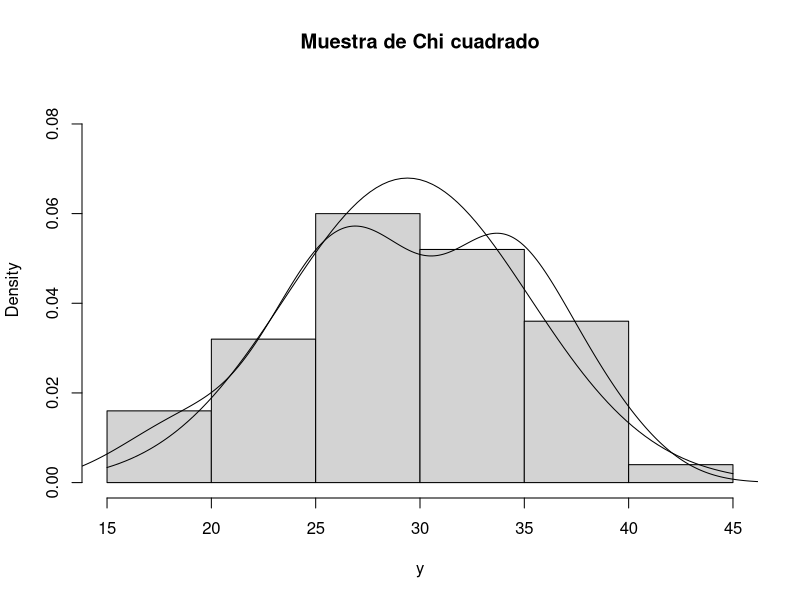
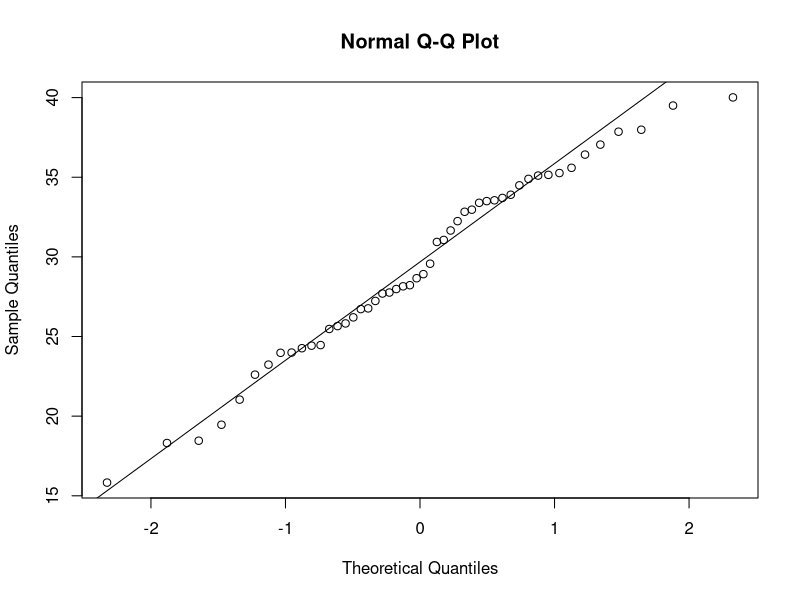
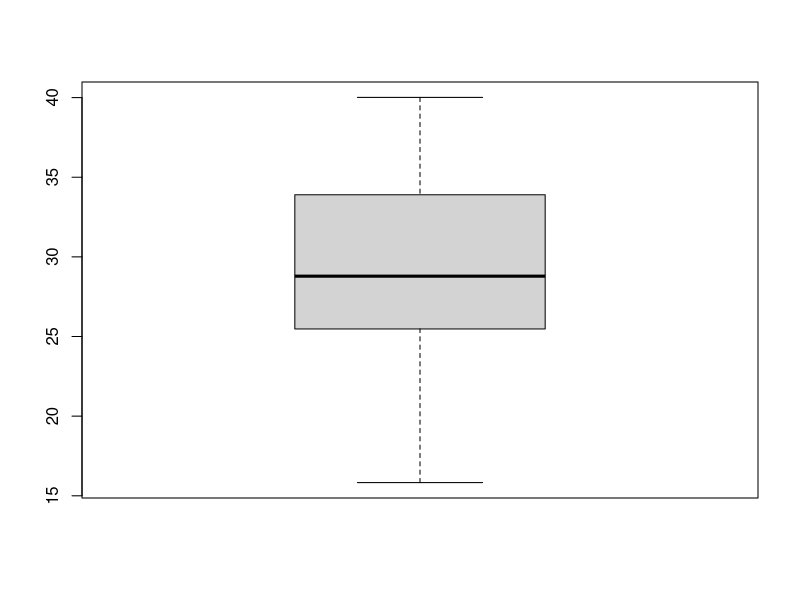
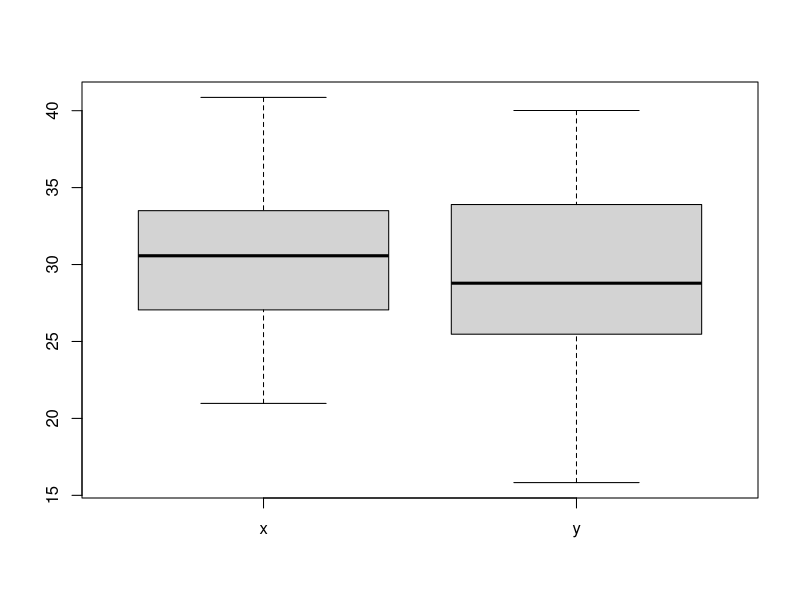
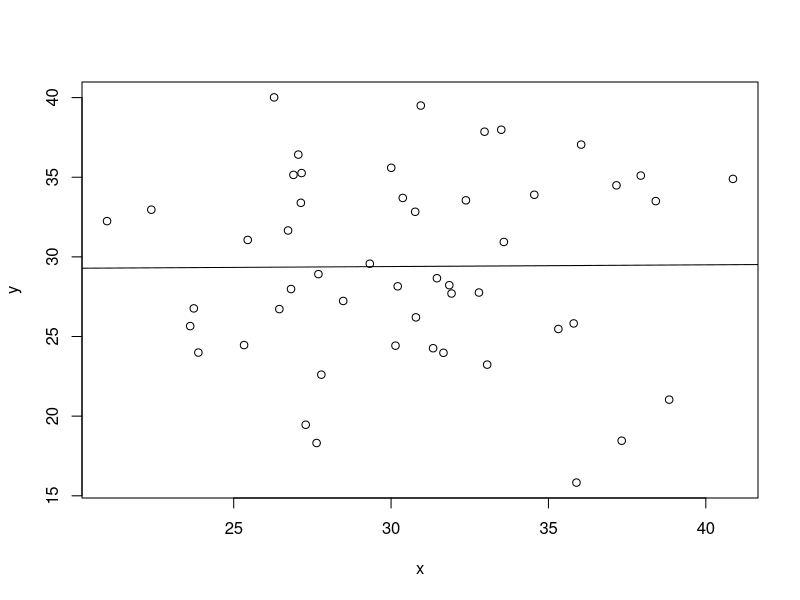
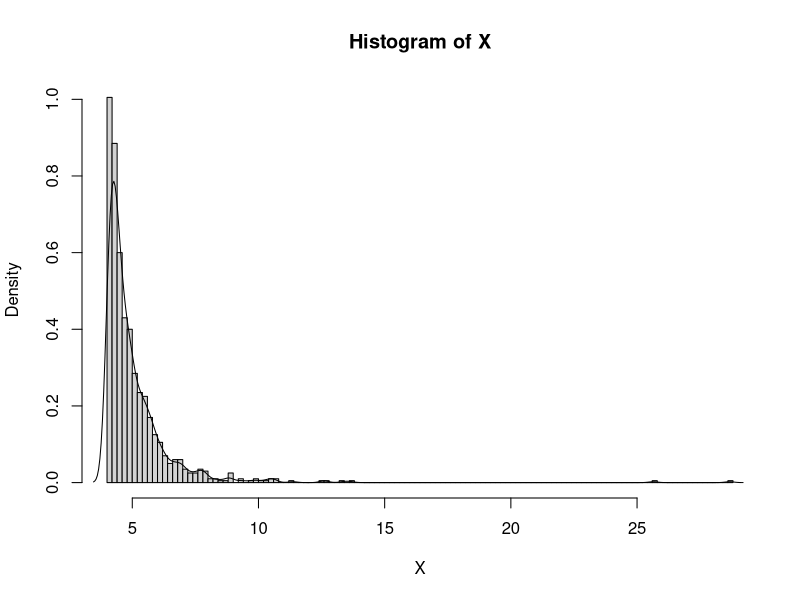
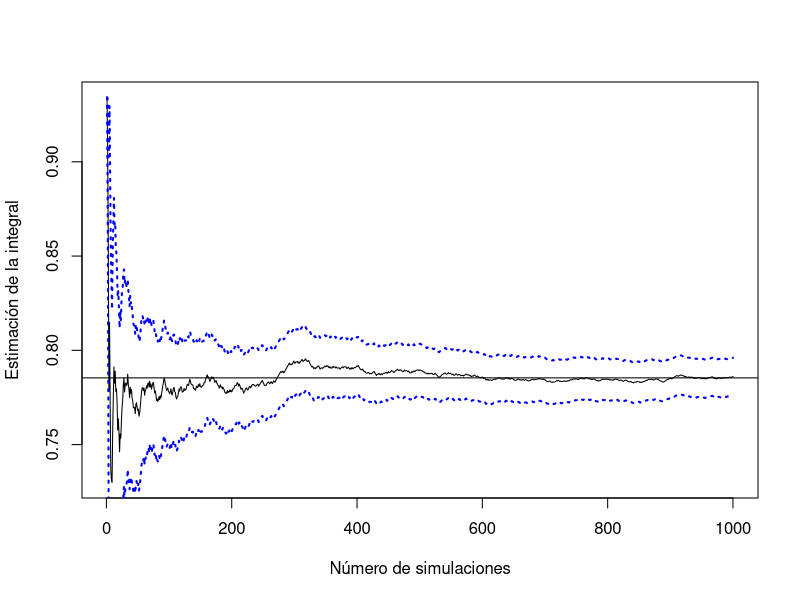

Here is the R script that generated these plots, in order:
## ---- chunk 1
# knitr::opts_knit$set(global.device = TRUE)
## ---- chunk 2
set.seed(1)
y <- rchisq(n = 50, df = 30)
x <- rnorm(n = 50, mean = 30, sd = 5)
## ---- chunk 3
mean(y)
sd(y)
quantile(y, probs = c(0.25, 0.5, 0.75))
## ---- chunk 4
hist(y, freq = FALSE, main = "Muestra de Chi cuadrado", ylim = c(0, max(dnorm(x, mean = mean(x), sd = sd(x)))))

lines(density(y))
curve(dnorm(x, mean = mean(y), sd = sd(y)), add = TRUE)
## ---- chunk 5
qqnorm(y)
qqline(y)
## ---- chunk 6
boxplot(y)
## ---- chunk 7
boxplot(x, y, names = c("x", "y"))
## ---- chunk 8
plot(x, y)
modelo <- lm(y ~ x)
abline(modelo)
## ---- chunk 9
apuesta <- function(dados = 4) {
    muestra <- sample(1:6, dados, replace = TRUE)
    any(muestra == 6)
    # 6 %in% muestra # alternativa
}
## ---- chunk 10
nsim <- 10000
set.seed(1)
x <- replicate(nsim, apuesta())
# versión anterior:
# x <- rep(4, nsim)
# x <- sapply(x, apuesta)
aprox <- mean(x)
aprox
## ---- chunk 11
exacta <- 1 - (5 / 6)^4
exacta
all.equal(aprox, exacta)
## ---- chunk 12
nsim <- 1000
a <- 5
b <- 4
U <- runif(nsim)

f <- function(x) {
    ifelse(x >= b,
        a * b^a / (x^(a + 1)),
        0
    )
}

F <- function(x) {
    ifelse(x >= b,
        1 - (b / x)^a,
        0
    )
}

Finv <- function(u) {
    b / (1 - u)^(1 / a)
}

X <- sapply(U, Finv)
hist(X, freq = FALSE, breaks = "FD")
lines(density(X))

ks.test(X, F)
## ---- chunk 13
f <- function(x) {
    1 / (1 + x^2)
}
## ---- chunk 14
set.seed(1)
nsim <- 1000
X <- runif(nsim)
Y <- f(X)
## ---- chunk 15
estim <- cumsum(Y) / seq_len(nsim)
estim.err <- sqrt(cumsum((Y - estim)^2)) / seq_len(nsim)
plot(estim,
    type = "l",
    xlab = "Número de simulaciones",
    ylab = "Estimación de la integral"
)

z <- qnorm(0.975)
lines(estim - z * estim.err, lty = 3, lwd = 2, col = "blue")
lines(estim + z * estim.err, lty = 3, lwd = 2, col = "blue")

exacto <- pi / 4
abline(h = exacto)

prediccionfinal <- estim[[nsim]]
all.equal(prediccionfinal, exacto)
## ---- chunk 16
nsimensemble <- 100
numensembles <- nsim / nsimensemble

vprediccionfinalensemble <- vector(mode = "numeric", length = numensembles)
for (i in seq_len(numensembles)) {
    set.seed(i)
    nsim <- nsimensemble
    X <- runif(nsim)
    Y <- f(X)
    estim <- cumsum(Y) / seq_len(nsim)
    vprediccionfinalensemble[[i]] <- estim[[nsim]]
}
prediccionfinalensemble <- mean(vprediccionfinalensemble)
all.equal(prediccionfinalensemble, exacto)
